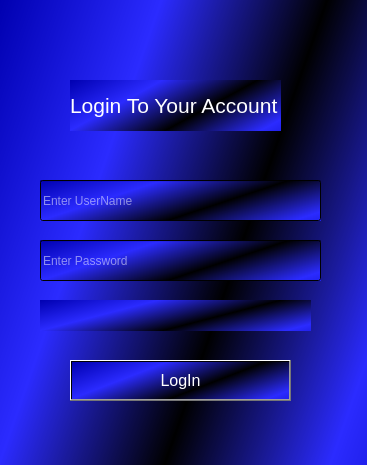
<?xml version="1.0" encoding="UTF-8"?>
<ui version="4.0">
 <class>Form</class>
 <widget class="QWidget" name="Form">
  <property name="geometry">
   <rect>
    <x>0</x>
    <y>0</y>
    <width>367</width>
    <height>465</height>
   </rect>
  </property>
  <property name="font">
   <font>
    <family>Segoe UI</family>
   </font>
  </property>
  <property name="windowTitle">
   <string>Form</string>
  </property>
  <property name="styleSheet">
   <string notr="true">background-color: qlineargradient(spread:reflect, x1:0, y1:0, x2:0.744, y2:0.329545, stop:0 rgba(0, 0, 176, 255), stop:0.494318 rgba(43, 43, 255, 255), stop:1 rgba(0, 0, 0, 255));</string>
  </property>
  <widget class="QPushButton" name="pushButton">
   <property name="geometry">
    <rect>
     <x>70</x>
     <y>360</y>
     <width>221</width>
     <height>41</height>
    </rect>
   </property>
   <property name="font">
    <font>
     <pointsize>12</pointsize>
    </font>
   </property>
   <property name="styleSheet">
    <string notr="true">color: rgb(255, 255, 255);</string>
   </property>
   <property name="text">
    <string>LogIn</string>
   </property>
  </widget>
  <widget class="QLineEdit" name="lineEdit">
   <property name="geometry">
    <rect>
     <x>40</x>
     <y>180</y>
     <width>281</width>
     <height>41</height>
    </rect>
   </property>
   <property name="styleSheet">
    <string notr="true">color: rgb(255, 255, 255);</string>
   </property>
   <property name="placeholderText">
    <string>Enter UserName</string>
   </property>
  </widget>
  <widget class="QLineEdit" name="lineEdit_2">
   <property name="geometry">
    <rect>
     <x>40</x>
     <y>240</y>
     <width>281</width>
     <height>41</height>
    </rect>
   </property>
   <property name="styleSheet">
    <string notr="true">color: rgb(255, 255, 255);</string>
   </property>
   <property name="echoMode">
    <enum>QLineEdit::Password</enum>
   </property>
   <property name="placeholderText">
    <string>Enter Password</string>
   </property>
  </widget>
  <widget class="QLabel" name="label">
   <property name="geometry">
    <rect>
     <x>40</x>
     <y>300</y>
     <width>271</width>
     <height>31</height>
    </rect>
   </property>
   <property name="font">
    <font>
     <pointsize>10</pointsize>
    </font>
   </property>
   <property name="styleSheet">
    <string notr="true">color: rgb(255, 255, 255);</string>
   </property>
   <property name="text">
    <string/>
   </property>
  </widget>
  <widget class="QLabel" name="label_2">
   <property name="geometry">
    <rect>
     <x>70</x>
     <y>80</y>
     <width>211</width>
     <height>51</height>
    </rect>
   </property>
   <property name="font">
    <font>
     <pointsize>16</pointsize>
    </font>
   </property>
   <property name="styleSheet">
    <string notr="true">color: rgb(255, 255, 255);</string>
   </property>
   <property name="text">
    <string>Login To Your Account</string>
   </property>
  </widget>
 </widget>
 <resources/>
 <connections/>
</ui>
